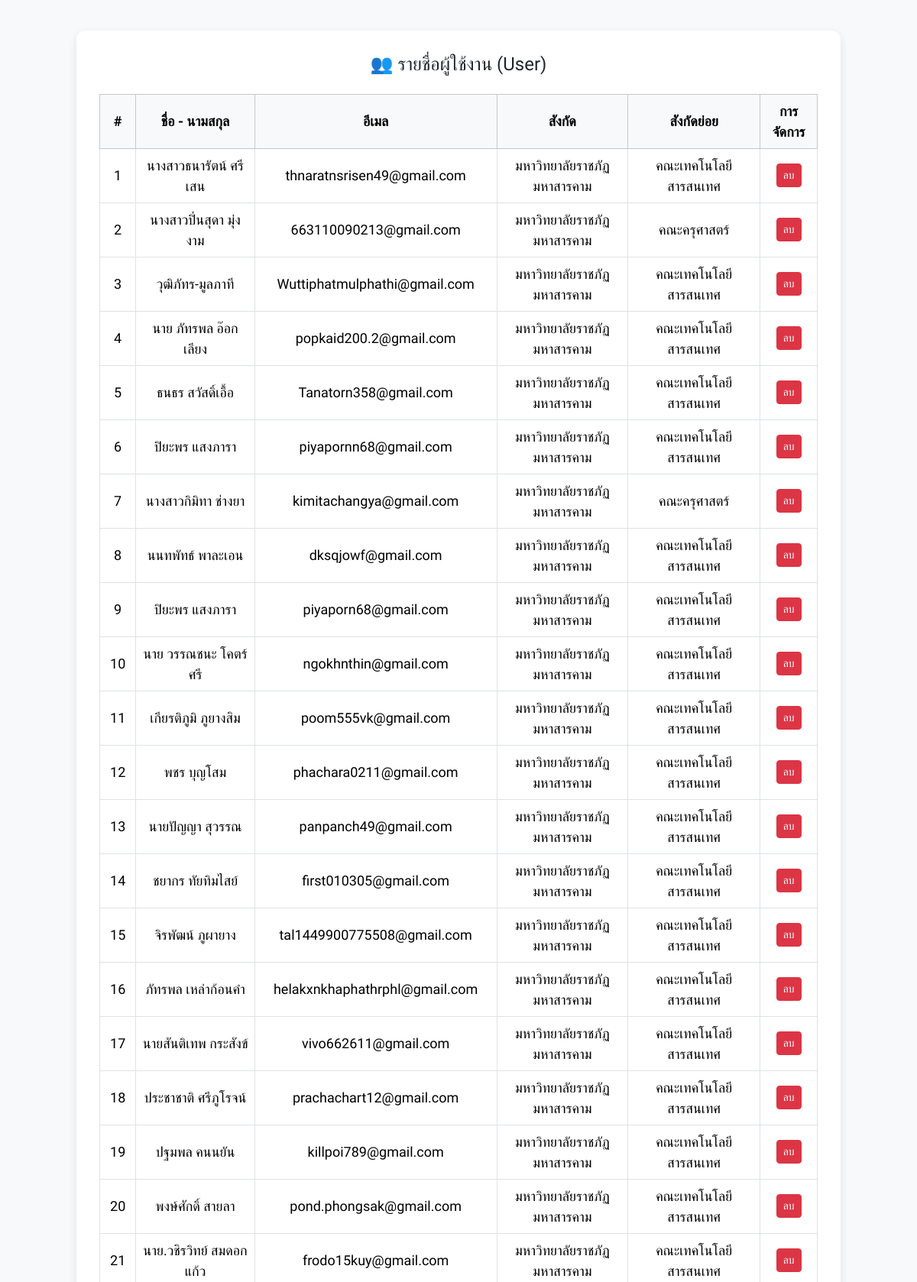
/admin/manage_user.php (signed in, upper part), run on the app's committed database.
### tables this page shows
CREATE TABLE `users` (
  `id` int(11) NOT NULL AUTO_INCREMENT,
  `fullname` varchar(255) DEFAULT NULL,
  `student_id` varchar(20) DEFAULT NULL,
  `dob` date DEFAULT NULL,
  `age` int(11) DEFAULT NULL,
  `phone` varchar(20) DEFAULT NULL,
  `email` varchar(255) DEFAULT NULL,
  `password` varchar(255) DEFAULT NULL,
  `citizen_id` char(13) DEFAULT NULL,
  `affiliation_id` int(11) DEFAULT NULL,
  `sub_affiliation_id` int(11) DEFAULT NULL,
  `can_talk_to` enum('เพื่อน','แฟน','ผู้ปกครอง','อาจารย์','พี่  / น้อง','ญาติ') DEFAULT NULL,
  `has_pet` enum('มี','ไม่มี') DEFAULT NULL,
  `family_status` enum('บิดามารดาอยู่ด้วยกัน','บิดามารดาหย่าร้าง','บิดาเสียชีวิต','มารดาเสียชีวิต','บิดาและมารดาเสียชีวิต') DEFAULT NULL,
  `financial_status` enum('พอใช้','ไม่พอใช้') DEFAULT NULL,
  `drug_use` enum('ใช้','ไม่ใช้') DEFAULT NULL,
  `has_support` enum('มี','ไม่มี') DEFAULT NULL,
  `role` enum('user','doctor','admin','superadmin') DEFAULT 'user',
  `status` varchar(100) DEFAULT NULL,
  `created_at` datetime DEFAULT current_timestamp(),
  PRIMARY KEY (`id`),
  UNIQUE KEY `email` (`email`)
);

CREATE TABLE `affiliations` (
  `id` int(11) NOT NULL,
  `name` varchar(255) DEFAULT NULL
);

CREATE TABLE `sub_affiliations` (
  `id` int(11) NOT NULL,
  `name` varchar(255) DEFAULT NULL,
  `affiliation_id` int(11) DEFAULT NULL
);

### admin/manage_user.php (the view, shortened to what this page needs)
<?php
include('../config/db.php');
$result = $conn->query("
    SELECT u.id, u.fullname, u.email, a.name AS affiliation, s.name AS sub_affiliation
    FROM users u
    LEFT JOIN affiliations a ON u.affiliation_id = a.id
    LEFT JOIN sub_affiliations s ON u.sub_affiliation_id = s.id
    WHERE u.role = 'user'
    ORDER BY u.id DESC
");
?>
<!DOCTYPE html>
<html lang="th">
<head>
    <link href="https://cdn.jsdelivr.net/npm/bootstrap@5.3.2/dist/css/bootstrap.min.css" rel="stylesheet">
</head>
<body>
<div class="container">
    <h4 class="mb-4 text-center">👥 รายชื่อผู้ใช้งาน (User)</h4>
    <table class="table table-bordered text-center align-middle">
        <thead class="table-light">
            <tr>
                <th>#</th>
                <th>ชื่อ - นามสกุล</th>
                <th>อีเมล</th>
                <th>สังกัด</th>
                <th>สังกัดย่อย</th>
                <th>การจัดการ</th>
            </tr>
        </thead>
        <tbody>
        <?php $i = 1; while ($row = $result->fetch_assoc()): ?>
            <tr>
                <td><?= $i++ ?></td>
                <td><?= htmlspecialchars($row['fullname']) ?></td>
                <td><?= htmlspecialchars($row['email']) ?></td>
                <td><?= htmlspecialchars($row['affiliation']) ?></td>
                <td><?= htmlspecialchars($row['sub_affiliation']) ?></td>
                <td>
                    <a href="?delete=<?= $row['id'] ?>" onclick="return confirm('ลบผู้ใช้นี้หรือไม่?')" class="btn btn-sm btn-danger">ลบ</a>
                </td>
            </tr>
        <?php endwhile; ?>
        </tbody>
    </table>
</div>
</body>
</html>

### admin/manage_user.php (style rules this page uses)
body { font-family: 'Sarabun', sans-serif; font-size: 18px; background-color: #f8f9fa; }
.container { max-width: 1000px; margin-top: 40px; background: white; padding: 30px; border-radius: 12px; box-shadow: 0 4px 12px rgba(0,0,0,0.1); }
th, td { vertical-align: middle !important; }

### data on the page
users: fullname "นางสาวธนารัตน์ ศรีเสน", email "thnaratnsrisen49@gmail.com", affiliation.name "มหาวิทยาลัยราชภัฏมหาสารคาม", sub_affiliation.name "คณะเทคโนโลยีสารสนเทศ"
users: fullname "นางสาวปิ่นสุดา มุ่งงาม", email "663110090213@gmail.com", affiliation.name "มหาวิทยาลัยราชภัฏมหาสารคาม", sub_affiliation.name "คณะครุศาสตร์"
users: fullname "วุฒิภัทร-มูลภาที", email "Wuttiphatmulphathi@gmail.com", affiliation.name "มหาวิทยาลัยราชภัฏมหาสารคาม", sub_affiliation.name "คณะเทคโนโลยีสารสนเทศ"
users: fullname "นาย ภัทรพล อ๊อกเลียง", email "popkaid200.2@gmail.com", affiliation.name "มหาวิทยาลัยราชภัฏมหาสารคาม", sub_affiliation.name "คณะเทคโนโลยีสารสนเทศ"
users: fullname "ธนธร สวัสดิ์เอื้อ", email "Tanatorn358@gmail.com", affiliation.name "มหาวิทยาลัยราชภัฏมหาสารคาม", sub_affiliation.name "คณะเทคโนโลยีสารสนเทศ"
users: fullname "ปิยะพร แสงภารา", email "piyapornn68@gmail.com", affiliation.name "มหาวิทยาลัยราชภัฏมหาสารคาม", sub_affiliation.name "คณะเทคโนโลยีสารสนเทศ"
users: fullname "นางสาวกิมิทา ช่างยา", email "kimitachangya@gmail.com", affiliation.name "มหาวิทยาลัยราชภัฏมหาสารคาม", sub_affiliation.name "คณะครุศาสตร์"
users: fullname "นนทพัทธ์ พาละเอน", email "dksqjowf@gmail.com", affiliation.name "มหาวิทยาลัยราชภัฏมหาสารคาม", sub_affiliation.name "คณะเทคโนโลยีสารสนเทศ"
users: fullname "ปิยะพร แสงภารา", email "piyaporn68@gmail.com", affiliation.name "มหาวิทยาลัยราชภัฏมหาสารคาม", sub_affiliation.name "คณะเทคโนโลยีสารสนเทศ"
users: fullname "นาย วรรณชนะ โคตร์ศรี", email "ngokhnthin@gmail.com", affiliation.name "มหาวิทยาลัยราชภัฏมหาสารคาม", sub_affiliation.name "คณะเทคโนโลยีสารสนเทศ"
users: fullname "เกียรติภูมิ ภูยางสิม", email "poom555vk@gmail.com", affiliation.name "มหาวิทยาลัยราชภัฏมหาสารคาม", sub_affiliation.name "คณะเทคโนโลยีสารสนเทศ"
users: fullname "พชร บุญโสม", email "phachara0211@gmail.com", affiliation.name "มหาวิทยาลัยราชภัฏมหาสารคาม", sub_affiliation.name "คณะเทคโนโลยีสารสนเทศ"
users: fullname "นายปัญญา สุวรรณ", email "panpanch49@gmail.com", affiliation.name "มหาวิทยาลัยราชภัฏมหาสารคาม", sub_affiliation.name "คณะเทคโนโลยีสารสนเทศ"
users: fullname "ชยากร ทัยทิมไสย์", email "first010305@gmail.com", affiliation.name "มหาวิทยาลัยราชภัฏมหาสารคาม", sub_affiliation.name "คณะเทคโนโลยีสารสนเทศ"
users: fullname "จิรพัฒน์ ภูผายาง", email "tal1449900775508@gmail.com", affiliation.name "มหาวิทยาลัยราชภัฏมหาสารคาม", sub_affiliation.name "คณะเทคโนโลยีสารสนเทศ"
users: fullname "ภัทรพล เหล่าก้อนคำ", email "helakxnkhaphathrphl@gmail.com", affiliation.name "มหาวิทยาลัยราชภัฏมหาสารคาม", sub_affiliation.name "คณะเทคโนโลยีสารสนเทศ"
users: fullname "นายสันติเทพ กระสังข์", email "vivo662611@gmail.com", affiliation.name "มหาวิทยาลัยราชภัฏมหาสารคาม", sub_affiliation.name "คณะเทคโนโลยีสารสนเทศ"
users: fullname "ประชาชาติ ศรีภูโรจน์", email "prachachart12@gmail.com", affiliation.name "มหาวิทยาลัยราชภัฏมหาสารคาม", sub_affiliation.name "คณะเทคโนโลยีสารสนเทศ"
users: fullname "ปฐมพล คนนยัน", email "killpoi789@gmail.com", affiliation.name "มหาวิทยาลัยราชภัฏมหาสารคาม", sub_affiliation.name "คณะเทคโนโลยีสารสนเทศ"
users: fullname "พงษ์ศักดิ์ สายลา", email "pond.phongsak@gmail.com", affiliation.name "มหาวิทยาลัยราชภัฏมหาสารคาม", sub_affiliation.name "คณะเทคโนโลยีสารสนเทศ"
users: fullname "นาย.วชิรวิทย์ สมดอกแก้ว", email "frodo15kuy@gmail.com", affiliation.name "มหาวิทยาลัยราชภัฏมหาสารคาม", sub_affiliation.name "คณะเทคโนโลยีสารสนเทศ"
